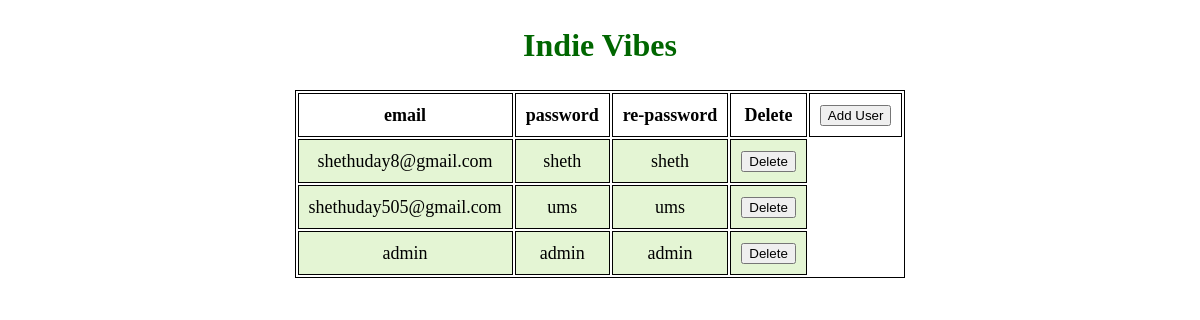
Page /admin/userdetails.php on the earlier database version.
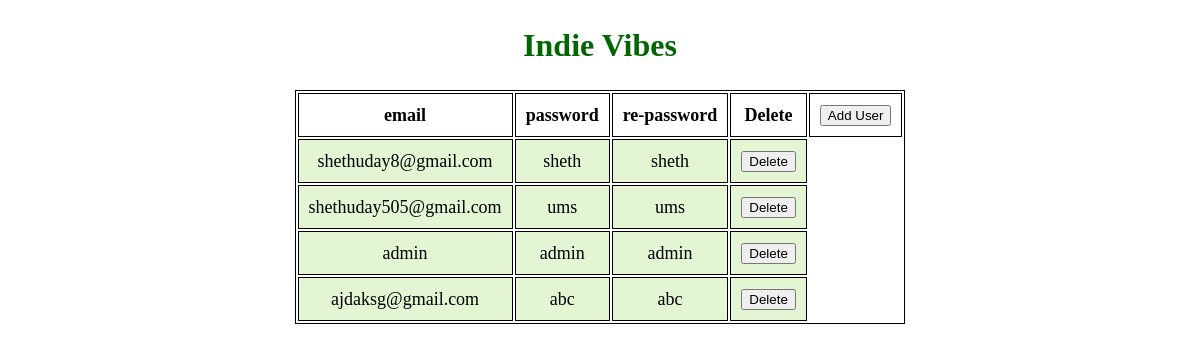
Same page on the later database version.
### tables this page shows
CREATE TABLE `users` (
  `email` varchar(255) NOT NULL,
  `pass` varchar(255) NOT NULL,
  `repass` varchar(255) NOT NULL
);

### admin/userdetails.php (the view, shortened to what this page needs)
<?php
$user = 'root';
$password = '';
$database = 'iv';
$servername='localhost';
$mysqli = new mysqli($servername, $user, $password, $database);
$sql = " SELECT * FROM users";
$result = $mysqli->query($sql);
?>
<!DOCTYPE html>
<html lang="en">
<head>
</head>
<body>
	<section>
		<h1>Indie Vibes</h1>
		<table>
			<tr>
				<th>email</th>
				<th>password</th>
				<th>re-password</th>
				<th>Delete</th>
				<th><a href="../admin/addusr.php"><input type="Submit" value="Add User"></a></th>
			</tr>
			<?php
				while($rows=$result->fetch_assoc())
				{
			?>
			<tr>
				<td><?php echo $rows['email'];?></td>
				<td><?php echo $rows['pass'];?></td>
				<td><?php echo $rows['repass'];?></td>
				<td>
                        <form method="post">
                            <button type="submit" name="delete">Delete</button>
                        </form>
                    </td>
			</tr>
			<?php
				}
			?>
		</table>
</body>
</html>

### admin/userdetails.php (style rules this page uses)
table { margin: 0 auto; font-size: large; border: 1px solid black; }
h1 { text-align: center; color: #006600; font-size: xx-large; font-family: 'Gill Sans', 'Gill Sans MT', ' Calibri', 'Trebuchet MS', 'sans-serif'; }
td { background-color: #E4F5D4; border: 1px solid black; }
th, td { font-weight: bold; border: 1px solid black; padding: 10px; text-align: center; }
td { font-weight: lighter; }

Differences in the rows shown:
added users: email "ajdaksg@gmail.com", pass "abc", repass "abc"
